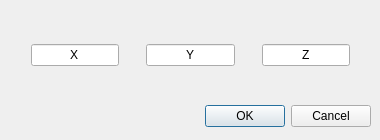
<?xml version="1.0" encoding="UTF-8"?>
<ui version="4.0">
 <class>DialogWorldPoint</class>
 <widget class="QDialog" name="DialogWorldPoint">
  <property name="geometry">
   <rect>
    <x>0</x>
    <y>0</y>
    <width>380</width>
    <height>140</height>
   </rect>
  </property>
  <property name="windowTitle">
   <string>Coordenada no mundo</string>
  </property>
  <widget class="QDialogButtonBox" name="buttonBox">
   <property name="geometry">
    <rect>
     <x>10</x>
     <y>100</y>
     <width>361</width>
     <height>32</height>
    </rect>
   </property>
   <property name="orientation">
    <enum>Qt::Horizontal</enum>
   </property>
   <property name="standardButtons">
    <set>QDialogButtonBox::Cancel|QDialogButtonBox::Ok</set>
   </property>
  </widget>
  <widget class="QWidget" name="horizontalLayoutWidget">
   <property name="geometry">
    <rect>
     <x>10</x>
     <y>30</y>
     <width>361</width>
     <height>51</height>
    </rect>
   </property>
   <layout class="QHBoxLayout" name="horizontalLayout">
    <item>
     <spacer name="horizontalSpacer">
      <property name="orientation">
       <enum>Qt::Horizontal</enum>
      </property>
      <property name="sizeHint" stdset="0">
       <size>
        <width>40</width>
        <height>20</height>
       </size>
      </property>
     </spacer>
    </item>
    <item>
     <widget class="QLineEdit" name="lineEdit_x">
      <property name="text">
       <string>X</string>
      </property>
      <property name="alignment">
       <set>Qt::AlignCenter</set>
      </property>
     </widget>
    </item>
    <item>
     <spacer name="horizontalSpacer_3">
      <property name="orientation">
       <enum>Qt::Horizontal</enum>
      </property>
      <property name="sizeHint" stdset="0">
       <size>
        <width>40</width>
        <height>20</height>
       </size>
      </property>
     </spacer>
    </item>
    <item>
     <widget class="QLineEdit" name="lineEdit_y">
      <property name="text">
       <string>Y</string>
      </property>
      <property name="alignment">
       <set>Qt::AlignCenter</set>
      </property>
     </widget>
    </item>
    <item>
     <spacer name="horizontalSpacer_4">
      <property name="orientation">
       <enum>Qt::Horizontal</enum>
      </property>
      <property name="sizeHint" stdset="0">
       <size>
        <width>40</width>
        <height>20</height>
       </size>
      </property>
     </spacer>
    </item>
    <item>
     <widget class="QLineEdit" name="lineEdit_z">
      <property name="text">
       <string>Z</string>
      </property>
      <property name="alignment">
       <set>Qt::AlignCenter</set>
      </property>
     </widget>
    </item>
    <item>
     <spacer name="horizontalSpacer_2">
      <property name="orientation">
       <enum>Qt::Horizontal</enum>
      </property>
      <property name="sizeHint" stdset="0">
       <size>
        <width>40</width>
        <height>20</height>
       </size>
      </property>
     </spacer>
    </item>
   </layout>
  </widget>
 </widget>
 <resources/>
 <connections>
  <connection>
   <sender>buttonBox</sender>
   <signal>accepted()</signal>
   <receiver>DialogWorldPoint</receiver>
   <slot>accept()</slot>
   <hints>
    <hint type="sourcelabel">
     <x>248</x>
     <y>254</y>
    </hint>
    <hint type="destinationlabel">
     <x>157</x>
     <y>274</y>
    </hint>
   </hints>
  </connection>
  <connection>
   <sender>buttonBox</sender>
   <signal>rejected()</signal>
   <receiver>DialogWorldPoint</receiver>
   <slot>reject()</slot>
   <hints>
    <hint type="sourcelabel">
     <x>316</x>
     <y>260</y>
    </hint>
    <hint type="destinationlabel">
     <x>286</x>
     <y>274</y>
    </hint>
   </hints>
  </connection>
 </connections>
</ui>
